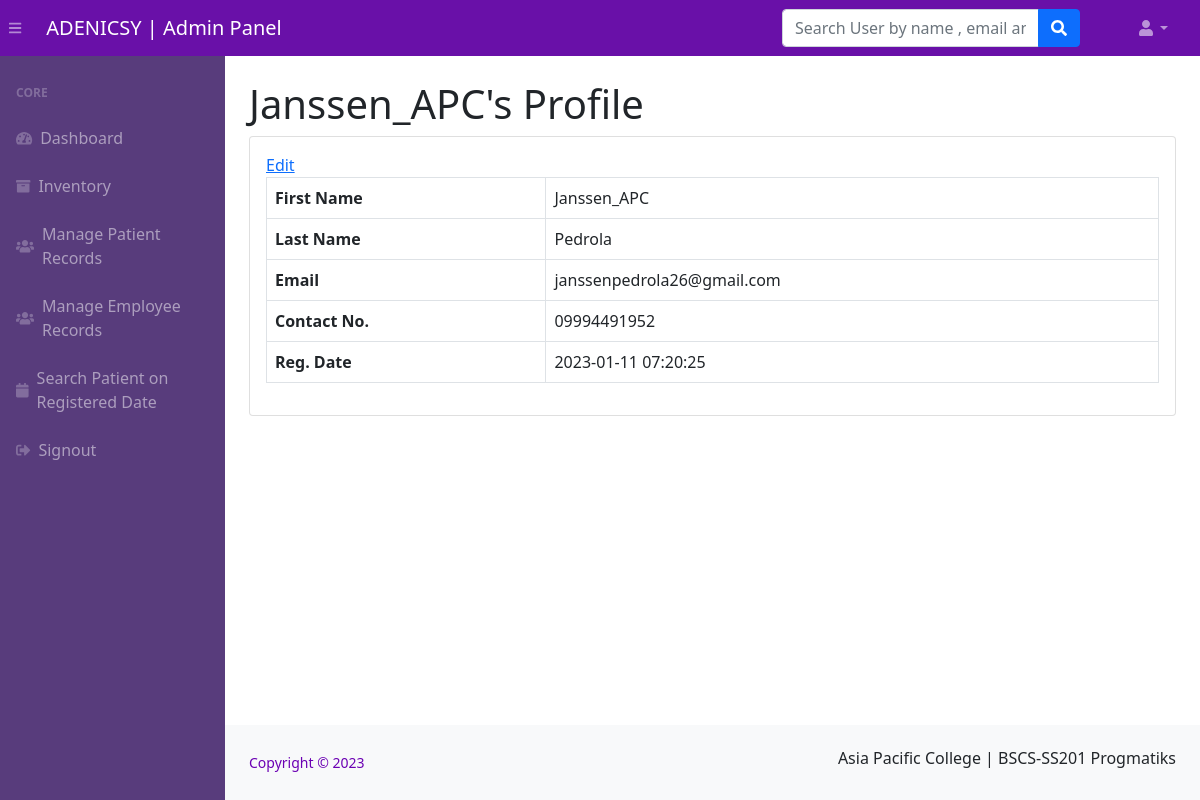
The app's page /admin/patient-user-profile.php?uid=15 (signed in) with its own data.
### tables this page shows
CREATE TABLE `patient` (
  `id` int(11) NOT NULL,
  `fname` varchar(255) DEFAULT NULL,
  `lname` varchar(255) DEFAULT NULL,
  `email` varchar(255) DEFAULT NULL,
  `birthday` varchar(255) NOT NULL,
  `Age` int(211) NOT NULL,
  `password` varchar(300) DEFAULT NULL,
  `token` varchar(100) NOT NULL,
  `contactno` varchar(11) DEFAULT NULL,
  `posting_date` timestamp NOT NULL DEFAULT current_timestamp(),
  `h_password` varchar(255) DEFAULT NULL,
  `verified` tinyint(4) NOT NULL,
  `reset_token` varchar(255) DEFAULT NULL,
  `reset_token_expire` datetime DEFAULT NULL
);

### admin/patient-user-profile.php (the view, shortened to what this page needs)
<?php session_start();
include_once('../includes/config.php');
if (strlen($_SESSION['adminid'] == 0)) {
    header('location:logout.php');
} else {
?>
    <!DOCTYPE html>
    <html lang="en">
    <head>
        <link href="https://cdn.jsdelivr.net/npm/simple-datatables@latest/dist/style.css" rel="stylesheet" />
        <link href="../css/styles.css" rel="stylesheet" />
    </head>
    <body class="sb-nav-fixed">
        <?php include_once('includes/navbar.php'); ?>
        <div id="layoutSidenav">
            <?php include_once('includes/sidebar.php'); ?>
            <div id="layoutSidenav_content">
                <main>
                    <div class="container-fluid px-4">
                        <?php
                        $userid = $_GET['uid'];
                        $query = mysqli_query($con, "select * from patient where id='$userid'");
                        while ($result = mysqli_fetch_array($query)) { ?>
                            <h1 class="mt-4"><?php echo $result['fname']; ?>'s Profile</h1>
                            <div class="card mb-4">
                                <div class="card-body">
                                    <a href="edit-profile.php?uid=<?php echo $result['id']; ?>">Edit</a>
                                    <table class="table table-bordered">
                                        <tr>
                                            <th>First Name</th>
                                            <td><?php echo $result['fname']; ?></td>
                                        </tr>
                                        <tr>
                                            <th>Last Name</th>
                                            <td><?php echo $result['lname']; ?></td>
                                        </tr>
                                        <tr>
                                            <th>Email</th>
                                            <td colspan="3"><?php echo $result['email']; ?></td>
                                        </tr>
                                        <tr>
                                            <th>Contact No.</th>
                                            <td colspan="3"><?php echo $result['contactno']; ?></td>
                                        </tr>
                                        <tr>
                                            <th>Reg. Date</th>
                                            <td colspan="3"><?php echo $result['posting_date']; ?></td>
                                        </tr>
                                    </table>
                                </div>
                            </div>
                        <?php } ?>
                    </div>
                </main>
                <?php include('../includes/footer.php'); ?>
            </div>
        </div>
    </body>
    </html>
<?php } ?>

### records on screen
patient: fname "Janssen_APC", lname "Pedrola", email "janssenpedrola26@gmail.com", contactno "09994491952", posting_date "2023-01-11 07:20:25"
